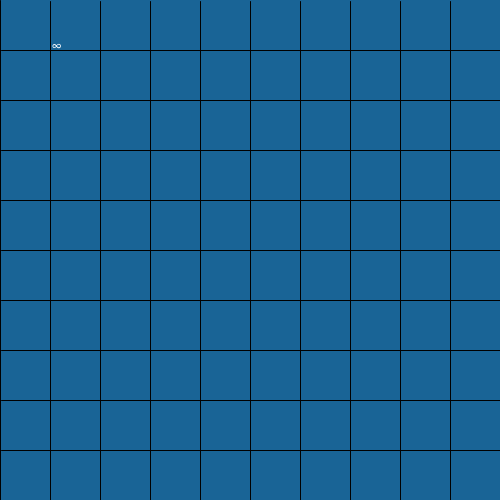
Frame 1 (no input)
Frame 60 (the mouse pressed at the canvas centre just before this capture): identical to frame 1, image omitted
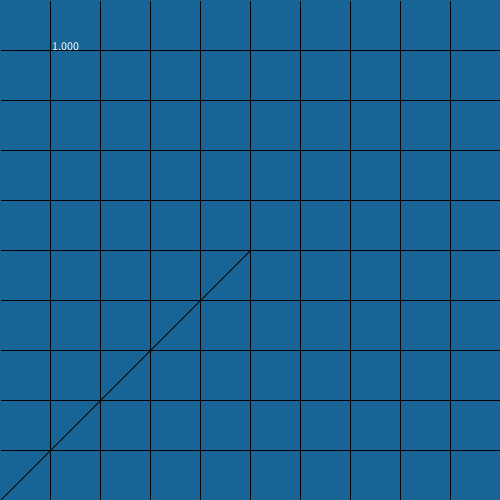
Frame 120 (the mouse held since frame 60 and released just before this capture)

The Processing sketch that drew these frames (run headless with seeded random() and noise(); from frame 60 on, the mouse is pressed at the canvas centre):

// Processing sketch: Slope_Calculator
// ── Slope_Calculator.pde
float pointX = 100;
float pointY = 100;


void setup() {
  size(500, 500);
  noCursor();
}

void draw() {
  float dX = dist(0, mouseY, mouseX, mouseY);
  float dY = dist(mouseX, 500, mouseX, mouseY);

  background(25, 100, 150);

  line(0, 500, mouseX, mouseY);
  line(1, 50, 500, 50);
  line(1, 100, 500, 100);
  line(1, 200, 500, 200);
  line(1, 300, 500, 300);
  line(1, 400, 500, 400);
  line(1, 150, 500, 150);
  line(1, 250, 500, 250);
  line(1, 350, 500, 350);
  line(1, 450, 500, 450);
  line(100, 1, 100, 500);
  line(200, 1, 200, 500);
  line(300, 1, 300, 500);
  line(400, 1, 400, 500);
  line(50, 1, 50, 500);
  line(150, 1, 150, 500);
  line(250, 1, 250, 500);
  line(350, 1, 350, 500);
  line(450, 1, 450, 500);

  text((dY/50)/(dX/50), 50, 50);
}
